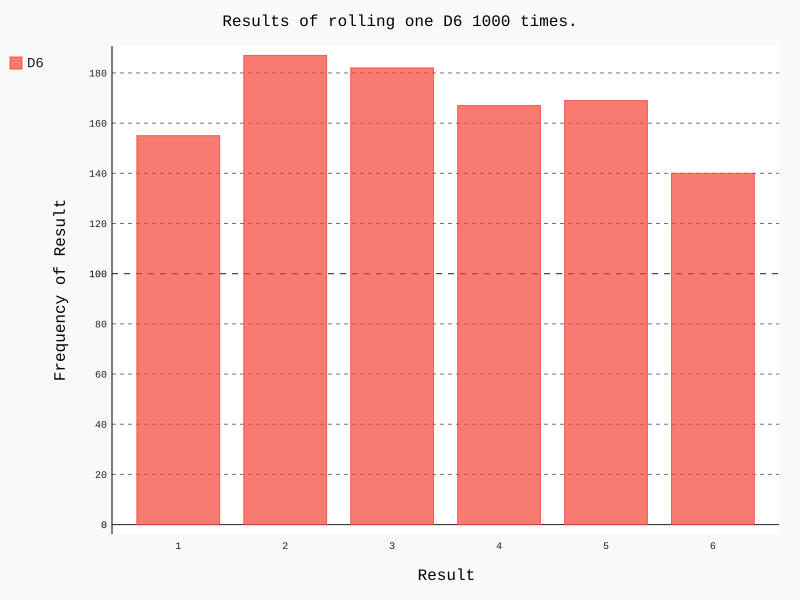

Write the Python code that produced this figure.
# -*-coding:UTF-8-*-

from die import Die
import pygal

#创建一个D6
die = Die()

#掷几次骰子,并将结果存储在一个列表中
results = []
for roll_num in range(1000):
    result = die.roll()
    results.append(result)

#print(results)
#分析结果
frequencies = []
for value in range(1,die.num_sides+1):
    frequency = results.count(value)
    frequencies.append(frequency)

#print(frequencies)
#对结果进行可视化
hist = pygal.Bar()

hist.title = "Results of rolling one D6 1000 times."
hist.x_labels = ['1','2','3','4','5','6']
hist.x_title = "Result"
hist.y_title = "Frequency of Result"

hist.add('D6',frequencies)
hist.render_to_file('die_visual.svg')
